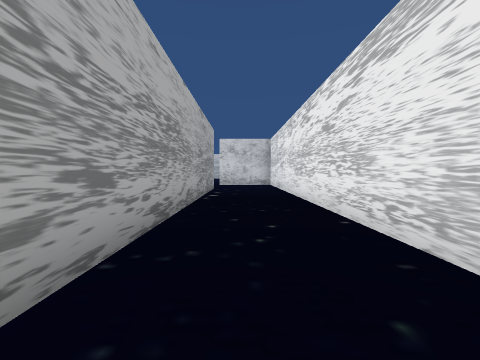
view 1 (above)

16 first-person views from a walk through a scene from a Unity 3-D project. The camera is 1.3 m above the floor, tilts 2° down and sees 90° across. The floor is counted in squares, 2 m on a side. Each view is taken from the middle of a square. On the plan, view 1 faces up. The plan holds only what a view shows up to about 9 squares ahead; the rest is blank. The place goes on beyond the plan. The player character is not drawn.

view 2
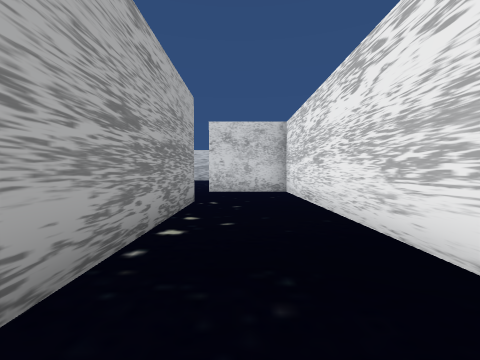

view 3
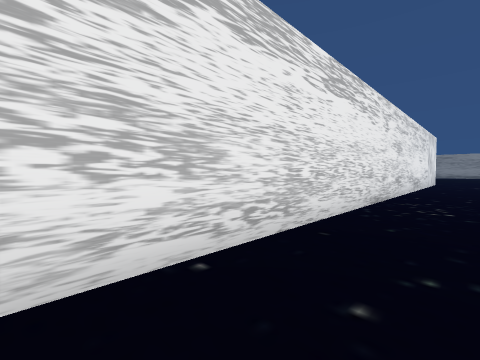

view 4
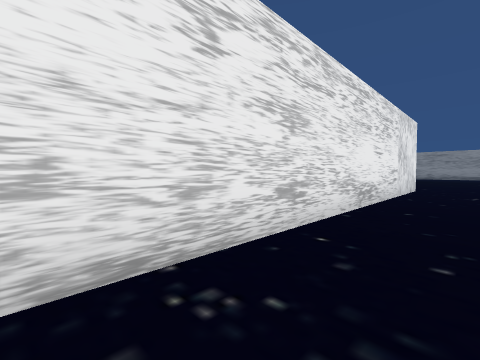

view 5
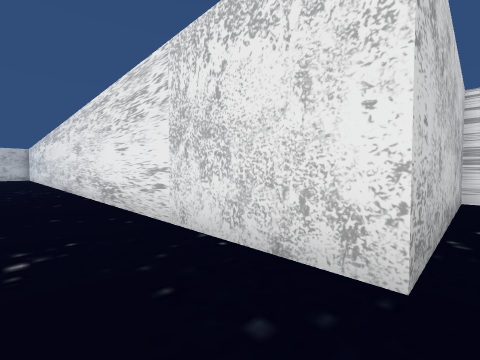

view 6
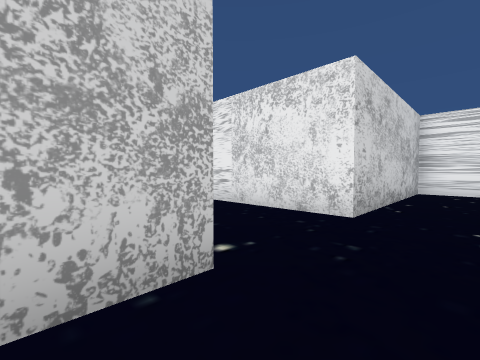

view 7
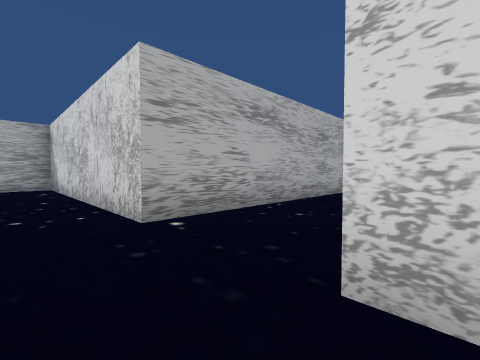

view 8
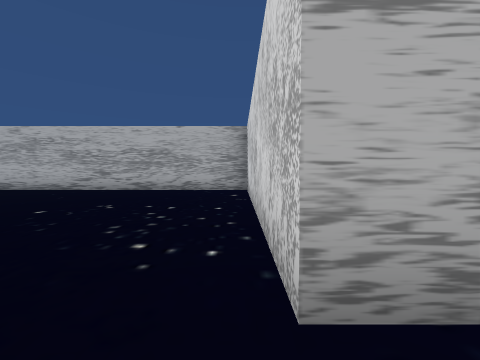

view 9
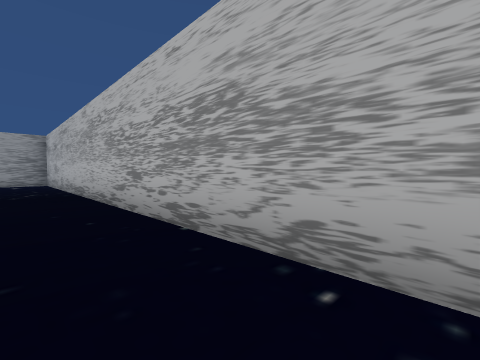

view 10
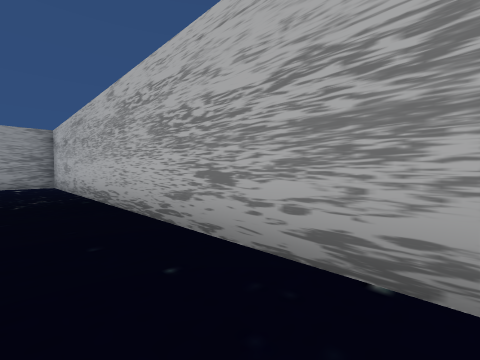

view 11
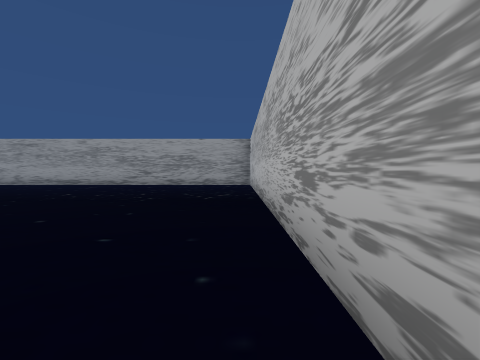

view 12
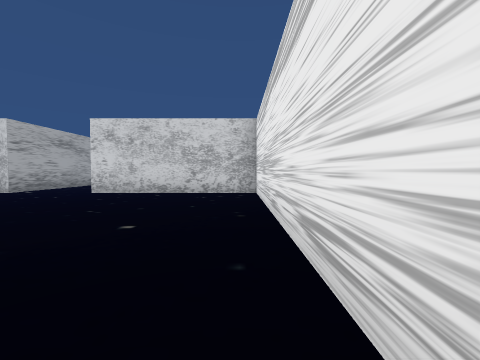

view 13
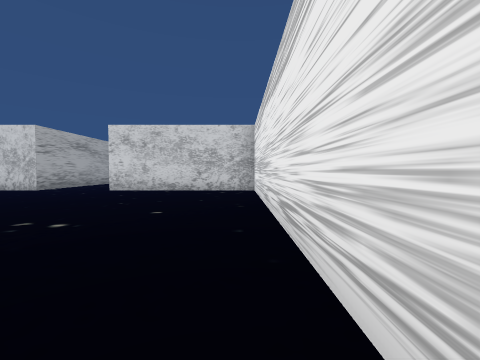

view 14
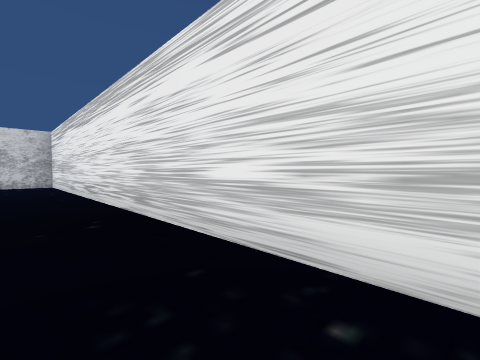

view 15
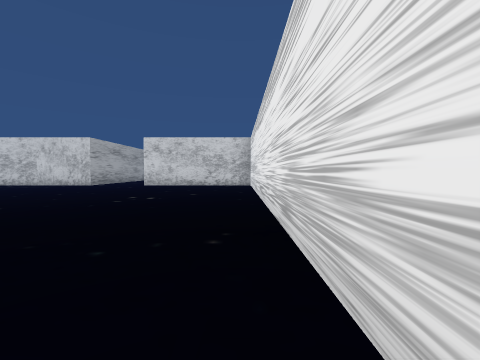

view 16
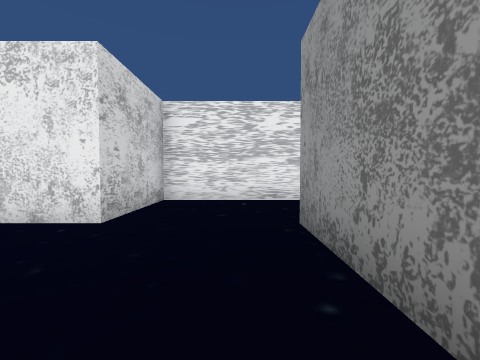

### Floor plan
Points are (right, up) in squares from view 1. A wall is a line through its corners. A room is listed if a view was taken in it or the views show most of it. See-through windows are left out.
Room 1 (views 1, 2, 3, 4, 5, 6, 7, 8, 9, 10, 11, 12, 13, 14, 15)
walls: (-1, -4.5) (-1, -10.8) (-8.5, -10.8) (-8.5, -23.5); (6.5, -23.1) (6.5, -10.8) (1.5, -10.8) (1.5, 11.7) (-1, 11.7); (-1, 9.2) (-1, 0.9)
Room 2 (view 16)
walls: (-3.4, 9.2) (-1, 9.2); (-1, 11.7) (-1, 13.1)

Positions as (right, up) in squares from view 1, and headings:
1: (0, 0), facing up
2: (0, 4), facing up
3: (0, 4), facing down-right
4: (0, -1), facing down-right
5: (0, -11), facing up-right
6: (-2, -12), facing up-right
7: (2, -12), facing up-left
8: (0, -11), facing left
9: (-7, -12), facing down-left
10: (-7, -14), facing down-left
11: (-8, -14), facing down
12: (6, -18), facing up
13: (6, -19), facing up
14: (5, -23), facing up-right
15: (6, -22), facing up
16: (-4, 10), facing right
